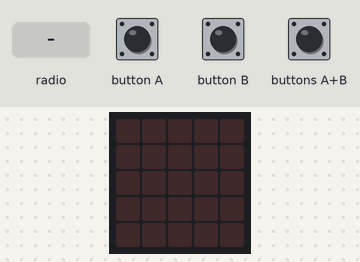
A program run on a simulated BBC micro:bit (MakeCode). Parts: the board's 5×5 LED display. The test bench sets the inputs (shaded band).

Above: at 1.2 s.
1.3 s: radio message "pozik" arrives
At 2.0 s:
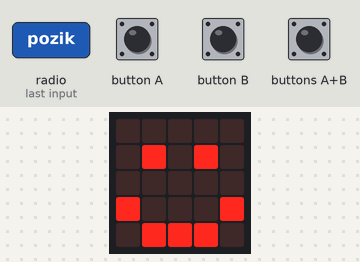
2.8 s: radio message "triste" arrives
At 3.2 s:
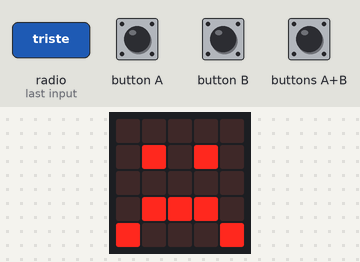
4.3 s: radio message "bihotza" arrives
At 5.5 s:
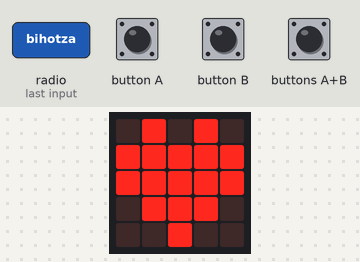
Timing chart, 0 to 7.3 s (numbered marks = the images above; inputs shaded):
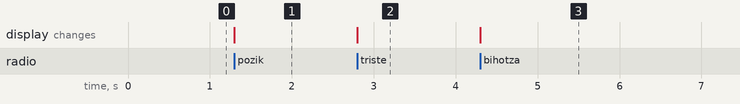

Measured:
- after the input at 1.3 s, the display: changes at once (image 1)
- after the input at 2.8 s, the display: changes at once (image 2)
- after the input at 4.3 s, the display: changes at once (image 3)

The program:

main.ts
```typescript
input.onButtonPressed(Button.A, function () {
    radio.sendString("pozik")
})
input.onButtonPressed(Button.AB, function () {
    radio.sendString("bihotza ")
})
radio.onReceivedString(function (receivedString) {
    if ("pozik" == receivedString) {
        basic.showIcon(IconNames.Happy)
    }
    if ("triste" == receivedString) {
        basic.showIcon(IconNames.Sad)
    }
    if ("bihotza" == receivedString) {
        basic.showIcon(IconNames.Heart)
    }
})
input.onButtonPressed(Button.B, function () {
    radio.sendString("triste")
})
radio.setGroup(8)
```

test.ts
```typescript
// aquí va el archivo "tests"; esto no se compilará cuando este paquete se utilice como una extensión.
```
